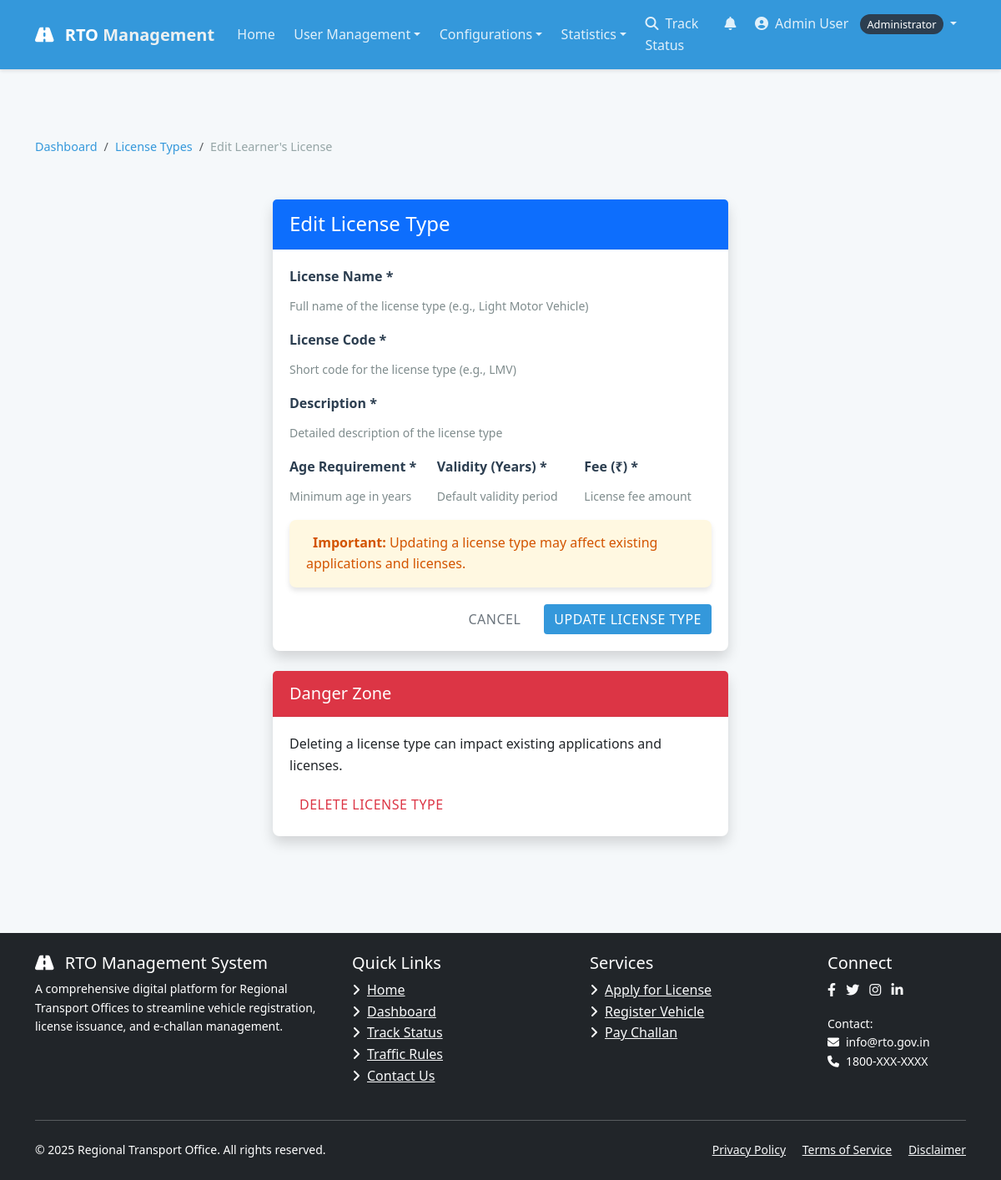
The page /license/type/1/edit/ (signed in) on the database its author committed.
### accounts/models.py (models this page shows, shortened)
class User(AbstractUser):
    USER_TYPE_CHOICES = (
        ('CITIZEN', 'Citizen'),
        ('OFFICER', 'RTO Officer'),
        ('ADMIN', 'Administrator'),
    )
    username = None
    email = models.EmailField(_('email address'), unique=True)
    phone_number = models.CharField(max_length=15, blank=True, null=True)
    aadhaar_number = models.CharField(max_length=16, blank=True, null=True)
    address = models.TextField(blank=True, null=True)
    user_type = models.CharField(max_length=10, choices=USER_TYPE_CHOICES, default='CITIZEN')
    profile_picture = models.ImageField(upload_to='profile_pics/', blank=True, null=True)
    USERNAME_FIELD = 'email'
    REQUIRED_FIELDS = []
    objects = UserManager()
    def get_full_name(self):
        return f"{self.first_name} {self.last_name}" if self.first_name or self.last_name else self.email

### license/models.py (models this page shows, shortened)
class LicenseType(models.Model):
    name = models.CharField(max_length=100)
    code = models.CharField(max_length=10, unique=True)
    description = models.TextField()
    age_requirement = models.PositiveIntegerField(default=18)
    validity_years = models.PositiveIntegerField(default=10)
    fee = models.DecimalField(max_digits=10, decimal_places=2)

### license/views.py (the view, shortened to what this page needs)
# urls.py: path('type/<int:type_id>/edit/', views.edit_license_type, name='edit_license_type'),
@login_required
@user_passes_test(lambda u: u.user_type == 'ADMIN')
def edit_license_type(request, type_id):
    license_type = get_object_or_404(LicenseType, id=type_id)
    return render(request, 'license/edit_license_type.html', {'license_type': license_type})

### templates/license/edit_license_type.html (shortened to what this page needs)
{% extends 'base.html' %}
{% block content %}
<div class="container py-5">
    <div class="row mb-4">
        <div class="col">
            <nav aria-label="breadcrumb">
                <ol class="breadcrumb">
                    <li class="breadcrumb-item"><a href="{% url 'dashboard' %}">Dashboard</a></li>
                    <li class="breadcrumb-item"><a href="{% url 'license_types' %}">License Types</a></li>
                    <li class="breadcrumb-item active" aria-current="page">Edit {{ license_type.name }}</li>
                </ol>
            </nav>
        </div>
    </div>
    <div class="row">
        <div class="col-md-6 mx-auto">
            <div class="card shadow">
                <div class="card-header bg-primary text-white">
                    <h4 class="mb-0">Edit License Type</h4>
                </div>
                <div class="card-body">
                    <form method="post">
                        <div class="mb-3">
                            <label for="{{ form.name.id_for_label }}" class="form-label">License Name *</label>
                            <div class="form-text">Full name of the license type (e.g., Light Motor Vehicle)</div>
                        </div>
                        <div class="mb-3">
                            <label for="{{ form.code.id_for_label }}" class="form-label">License Code *</label>
                            <div class="form-text">Short code for the license type (e.g., LMV)</div>
                        </div>
                        <div class="mb-3">
                            <label for="{{ form.description.id_for_label }}" class="form-label">Description *</label>
                            <div class="form-text">Detailed description of the license type</div>
                        </div>
                        <div class="row">
                            <div class="col-md-4">
                                <div class="mb-3">
                                    <label for="{{ form.age_requirement.id_for_label }}" class="form-label">Age Requirement *</label>
                                    <div class="form-text">Minimum age in years</div>
                                </div>
                            </div>
                            <div class="col-md-4">
                                <div class="mb-3">
                                    <label for="{{ form.validity_years.id_for_label }}" class="form-label">Validity (Years) *</label>
                                    <div class="form-text">Default validity period</div>
                                </div>
                            </div>
                            <div class="col-md-4">
                                <div class="mb-3">
                                    <label for="{{ form.fee.id_for_label }}" class="form-label">Fee (₹) *</label>
                                    <div class="form-text">License fee amount</div>
                                </div>
                            </div>
                        </div>
                        <div class="alert alert-warning">
                            <strong>Important:</strong> Updating a license type may affect existing applications and licenses.
                        </div>
                        <div class="d-grid gap-2 d-md-flex justify-content-md-end">
                            <a href="{% url 'license_types' %}" class="btn btn-outline-secondary me-md-2">Cancel</a>
                            <button type="submit" class="btn btn-primary">Update License Type</button>
                        </div>
                    </form>
                </div>
            </div>
            <div class="card shadow mt-4">
                <div class="card-header bg-danger text-white">
                    <h5 class="mb-0">Danger Zone</h5>
                </div>
                <div class="card-body">
                    <p>Deleting a license type can impact existing applications and licenses.</p>
                    <button type="button" class="btn btn-outline-danger" data-bs-toggle="modal" data-bs-target="#deleteModal">
                         Delete License Type
                    </button>
                </div>
            </div>
        </div>
    </div>
</div>
{% endblock %}

### templates/base.html (shortened to what this page needs)
<!DOCTYPE html>
<html lang="en">
<head>
    <link href="https://cdn.jsdelivr.net/npm/bootstrap@5.3.0/dist/css/bootstrap.min.css" rel="stylesheet">
    <link href="https://cdnjs.cloudflare.com/ajax/libs/font-awesome/6.4.0/css/all.min.css" rel="stylesheet">
    <link rel="stylesheet" href="/static/css/style.css">
</head>
<body>
    <nav class="navbar navbar-expand-lg navbar-dark fixed-top">
        <div class="container">
            <a class="navbar-brand" href="/">
                <i class="fas fa-road me-2"></i> RTO <span>Management</span>
            </a>
            <div class="collapse navbar-collapse" id="navbarContent">
                <ul class="navbar-nav me-auto mb-2 mb-lg-0">
                    <li class="nav-item">
                        <a class="nav-link {% if request.path == '/' %}active{% endif %}" href="/">Home</a>
                    </li>
                    {% if user.is_authenticated %}
                        {% if user.user_type == 'CITIZEN' %}
                            <li class="nav-item dropdown">
                                <a class="nav-link dropdown-toggle" href="#" id="licenseDropdown" role="button" data-bs-toggle="dropdown" aria-expanded="false">License</a>
                                <ul class="dropdown-menu" aria-labelledby="licenseDropdown">
                                    <li><a class="dropdown-item" href="{% url 'apply_for_license' %}">Apply for License</a></li>
                                    <li><a class="dropdown-item" href="{% url 'my_license_applications' %}">My Applications</a></li>
                                    <li><a class="dropdown-item" href="{% url 'my_licenses' %}">My Licenses</a></li>
                                </ul>
                            </li>
                            <li class="nav-item dropdown">
                                <a class="nav-link dropdown-toggle" href="#" id="vehicleDropdown" role="button" data-bs-toggle="dropdown" aria-expanded="false">Vehicle</a>
                                <ul class="dropdown-menu" aria-labelledby="vehicleDropdown">
                                    <li><a class="dropdown-item" href="{% url 'apply_for_registration' %}">Register Vehicle</a></li>
                                    <li><a class="dropdown-item" href="{% url 'my_registration_applications' %}">My Registrations</a></li>
                                    <li><a class="dropdown-item" href="{% url 'my_vehicles' %}">My Vehicles</a></li>
                                    <li><a class="dropdown-item" href="{% url 'vehicle_transfers' %}">My Transfers</a></li>
                                </ul>
                            </li>
                            <li class="nav-item dropdown">
                                <a class="nav-link dropdown-toggle" href="#" id="challanDropdown" role="button" data-bs-toggle="dropdown" aria-expanded="false">Challan</a>
                                <ul class="dropdown-menu" aria-labelledby="challanDropdown">
                                    <li><a class="dropdown-item" href="{% url 'search_challan' %}">Search Challan</a></li>
                                    <li><a class="dropdown-item" href="{% url 'my_challans' %}">My Challans</a></li>
                                </ul>
                            </li>
                        {% elif user.user_type == 'ADMIN' %}
                            <li class="nav-item dropdown">
                                <a class="nav-link dropdown-toggle" href="#" id="adminUsersDropdown" role="button" data-bs-toggle="dropdown" aria-expanded="false">User Management</a>
                            </li>
                            <li class="nav-item dropdown">
                                <a class="nav-link dropdown-toggle" href="#" id="adminConfigDropdown" role="button" data-bs-toggle="dropdown" aria-expanded="false">Configurations</a>
                            </li>
                            <li class="nav-item dropdown">
                                <a class="nav-link dropdown-toggle" href="#" id="adminStatsDropdown" role="button" data-bs-toggle="dropdown" aria-expanded="false">Statistics</a>
                            </li>
                        {% endif %}
                    {% endif %}
                </ul>
                <ul class="navbar-nav">
                    <li class="nav-item">
                        <a class="nav-link" href="#" id="navStatusLink" data-bs-toggle="modal" data-bs-target="#trackStatusModal">
                            <i class="fas fa-search me-1"></i> Track Status
                        </a>
                    </li>
                    {% if user.is_authenticated %}
                        <li class="nav-item">
                            <a class="nav-link position-relative" href="#" id="notificationToggle" data-bs-toggle="dropdown" aria-expanded="false">
                                <i class="fas fa-bell"></i>
                            </a>
                        </li>
                        <li class="nav-item dropdown">
                            <a class="nav-link dropdown-toggle" href="#" id="userDropdown" role="button" data-bs-toggle="dropdown" aria-expanded="false">
                                <i class="fas fa-user-circle me-1"></i>
                                {{ user.get_full_name|default:user.email }}
                                <span class="user-badge">{{ user.get_user_type_display }}</span>
                            </a>
                        </li>
                    {% endif %}
                </ul>
            </div>
        </div>
    </nav>
    <main role="main" class="container-fluid py-5">
        {% block content %}{% endblock %}
    </main>
    <footer class="py-4 bg-dark text-white">
        <div class="container">
            <div class="row">
                <div class="col-md-4 mb-4 mb-md-0">
                    <h5><i class="fas fa-road me-2"></i> RTO Management System</h5>
                    <p class="small">A comprehensive digital platform for Regional Transport Offices to streamline vehicle registration, license issuance, and e-challan management.</p>
                </div>
                <div class="col-md-3 mb-4 mb-md-0">
                    <h5>Quick Links</h5>
                    <ul class="list-unstyled">
                        <li><a href="/" class="text-light"><i class="fas fa-angle-right me-2"></i>Home</a></li>
                        <li><a href="{% url 'dashboard' %}" class="text-light"><i class="fas fa-angle-right me-2"></i>Dashboard</a></li>
                        <li><a href="#" class="text-light" data-bs-toggle="modal" data-bs-target="#trackStatusModal"><i class="fas fa-angle-right me-2"></i>Track Status</a></li>
                        <li><a href="#" class="text-light"><i class="fas fa-angle-right me-2"></i>Traffic Rules</a></li>
                        <li><a href="#" class="text-light"><i class="fas fa-angle-right me-2"></i>Contact Us</a></li>
                    </ul>
                </div>
                <div class="col-md-3 mb-4 mb-md-0">
                    <h5>Services</h5>
                    <ul class="list-unstyled">
                        <li><a href="{% url 'apply_for_license' %}" class="text-light"><i class="fas fa-angle-right me-2"></i>Apply for License</a></li>
                        <li><a href="{% url 'apply_for_registration' %}" class="text-light"><i class="fas fa-angle-right me-2"></i>Register Vehicle</a></li>
                        <li><a href="{% url 'search_challan' %}" class="text-light"><i class="fas fa-angle-right me-2"></i>Pay Challan</a></li>
                    </ul>
                </div>
                <div class="col-md-2">
                    <h5>Connect</h5>
                    <div class="social-icons">
                        <a href="#" class="text-light me-2"><i class="fab fa-facebook-f"></i></a>
                        <a href="#" class="text-light me-2"><i class="fab fa-twitter"></i></a>
                        <a href="#" class="text-light me-2"><i class="fab fa-instagram"></i></a>
                        <a href="#" class="text-light me-2"><i class="fab fa-linkedin-in"></i></a>
                    </div>
                    <div class="mt-3">
                        <p class="small mb-0">Contact:</p>
                        <p class="small mb-0"><i class="fas fa-envelope me-2"></i>info@rto.gov.in</p>
                        <p class="small mb-0"><i class="fas fa-phone me-2"></i>1800-XXX-XXXX</p>
                    </div>
                </div>
            </div>
            <hr class="bg-secondary my-4">
            <div class="row">
                <div class="col-md-6">
                    <p class="small mb-0">&copy; {% now "Y" %} Regional Transport Office. All rights reserved.</p>
                </div>
                <div class="col-md-6 text-md-end">
                    <p class="small mb-0">
                        <a href="#" class="text-light me-3">Privacy Policy</a>
                        <a href="#" class="text-light me-3">Terms of Service</a>
                        <a href="#" class="text-light">Disclaimer</a>
                    </p>
                </div>
            </div>
        </div>
    </footer>
</body>
</html>

### rows shown on the page
User: get_full_name "Admin User", user_type "Administrator"
LicenseType: name "Learner's License"
